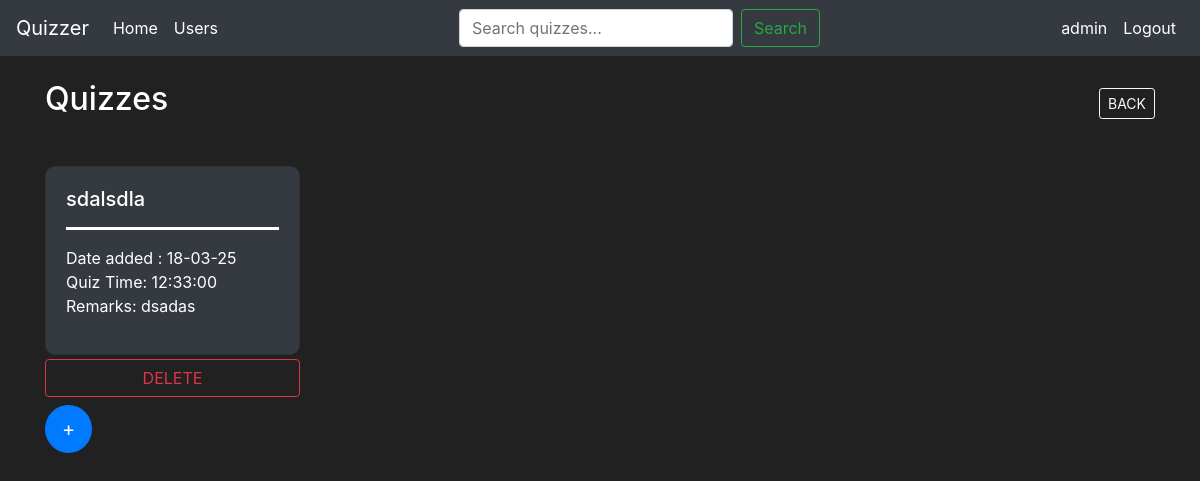
Before: /chapter/1 (signed in) with the older database file.
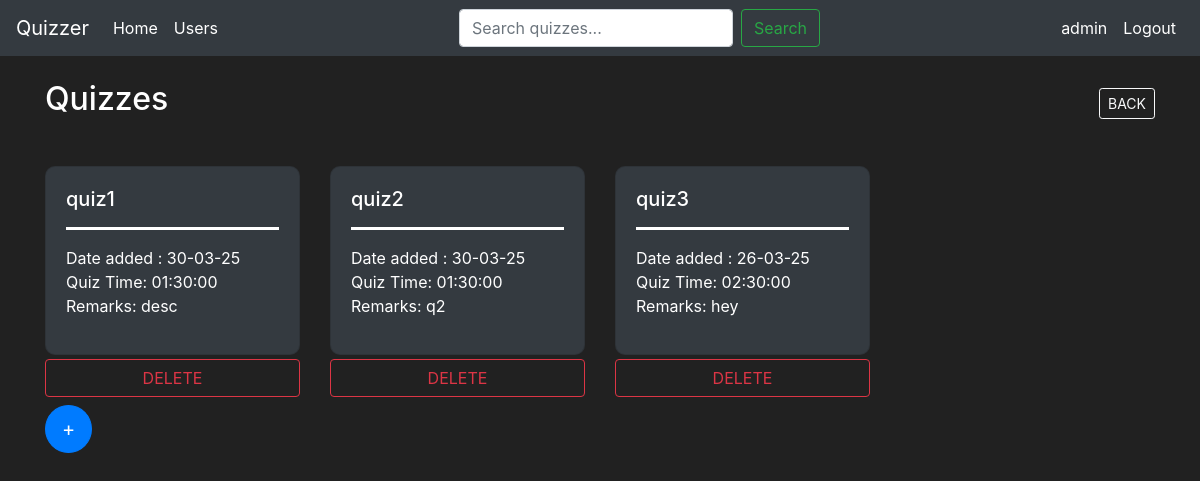
After: the same page with the newer database file.
### models.py (models this page shows)
class Quiz(db.Model):
    id=db.Column(db.Integer, primary_key=True)
    name=db.Column(db.String(50), nullable=False)
    chapter_id = db.Column(db.Integer, db.ForeignKey('chapter.id'), nullable=False)
    date_of_quiz = db.Column(db.DateTime, nullable=False)
    time_duration = db.Column(db.Time, nullable=False)
    remarks = db.Column(db.String(500), nullable=False)
    questions = db.relationship('Questions', backref='quizsuper',cascade='all, delete', lazy=True)
    scores = db.relationship('Scores', backref='quizsuper', lazy=True, cascade='all, delete-orphan')

### routes.py (the view)
@app.route('/chapter/<cid>', methods=['POST','GET'])
@login_required
def quizzes(cid):
    chapter=Chapter.query.filter_by(id=cid).first()
    quizzes=Quiz.query.filter_by(chapter_id=cid).all()
    if quizzes != []:
        scores=Scores.query.filter_by(user_id=current_user.id).all()
        return render_template("quizzes.html",chapter=chapter,quizzes=quizzes,scores=scores)
    else:
        return render_template("quizzes.html",chapter=chapter,quizzes=quizzes)

### models.py (called while the page is built)
@login_manager.user_loader
def load_user(user_id):
    return User.query.get(int(user_id))

### templates/quizzes.html (shortened to what this page needs)
{% extends "base.html" %}
{% block body %}
<div class="container mt-4">
    <div class="d-flex justify-content-between align-items-center inline">
        <h2>Quizzes</h2>
        <a href="{{url_for('chapters',sid=chapter.subject_id)}}" class="btn btn-outline-light btn-sm">BACK</a>
    </div>
    <div class="row mt-3">
        {%for quiz in quizzes%}
        <div class="col-md-3">
            {%if current_user.email=="admin"%}
                <a href="{{url_for('questioncre', qid=quiz.id)}}" class="text-decoration-none">
            {%else%}
                <a href="{{url_for('quiz', qid=quiz.id)}}" class="text-decoration-none">
            {%endif%}
                    <div class="card bg-dark text-white rounded-lg card-hover mt-4">
                        <div class="card-body">
                            <h5 class="card-title">{{quiz.name}}</h5>
                            <hr style="border-top: 3px solid white;">
                            <ul class="mt-2 list-unstyled">
                                <li>Date added : {{quiz.date_of_quiz.strftime('%d-%m-%y')}}</li>
                                <li>Quiz Time: {{quiz.time_duration}}</li>
                                <li>Remarks: {{quiz.remarks}}</li>
                            </ul>
                        </div>
                    </div>
                </a>
            {%if current_user.email=='admin'%}
                <a href="{{url_for('quizdel',qid=quiz.id)}}" class="btn btn-outline-danger btn-block mt-1">DELETE</a>
            {%endif%}
        </div>
        {%endfor%}
    </div>
    {%if current_user.email=='admin'%}
        <a href="{{url_for('quizcre',cid=chapter.id)}}" class="btn btn-primary btn-lg rounded-circle ml-auto mt-2 justify-content-center align-items-center">+</a>
    {%endif%}
</div>
{% endblock %}

Changed rows visible on the page:
changed Quiz: name "sdalsdla" → "quiz1"; date_of_quiz "18-03-25" → "30-03-25"; time_duration "12:33:00" → "01:30:00"; remarks "dsadas" → "desc"
added Quiz: name "quiz2", date_of_quiz "30-03-25", time_duration "01:30:00", remarks "q2"
added Quiz: name "quiz3", date_of_quiz "26-03-25", time_duration "02:30:00", remarks "hey"
